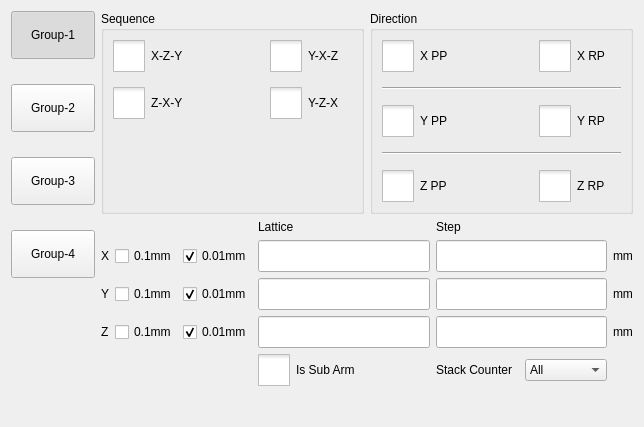
<?xml version="1.0" encoding="UTF-8"?>
<ui version="4.0">
 <class>ICHCStackedSettingsFrame</class>
 <widget class="QFrame" name="ICHCStackedSettingsFrame">
  <property name="geometry">
   <rect>
    <x>0</x>
    <y>0</y>
    <width>644</width>
    <height>427</height>
   </rect>
  </property>
  <property name="windowTitle">
   <string>Frame</string>
  </property>
  <property name="frameShape">
   <enum>QFrame::NoFrame</enum>
  </property>
  <property name="frameShadow">
   <enum>QFrame::Plain</enum>
  </property>
  <layout class="QHBoxLayout" name="horizontalLayout_3">
   <item>
    <layout class="QVBoxLayout" name="verticalLayout_3">
     <item>
      <layout class="QVBoxLayout" name="verticalLayout">
       <property name="spacing">
        <number>25</number>
       </property>
       <item>
        <widget class="QPushButton" name="page0ToolButton">
         <property name="sizePolicy">
          <sizepolicy hsizetype="Fixed" vsizetype="Fixed">
           <horstretch>0</horstretch>
           <verstretch>0</verstretch>
          </sizepolicy>
         </property>
         <property name="minimumSize">
          <size>
           <width>84</width>
           <height>48</height>
          </size>
         </property>
         <property name="maximumSize">
          <size>
           <width>84</width>
           <height>48</height>
          </size>
         </property>
         <property name="text">
          <string>Group-1</string>
         </property>
         <property name="checkable">
          <bool>true</bool>
         </property>
         <property name="checked">
          <bool>true</bool>
         </property>
         <attribute name="buttonGroup">
          <string notr="true">buttonGroup_2</string>
         </attribute>
        </widget>
       </item>
       <item>
        <widget class="QPushButton" name="page1ToolButton">
         <property name="sizePolicy">
          <sizepolicy hsizetype="Fixed" vsizetype="Fixed">
           <horstretch>0</horstretch>
           <verstretch>0</verstretch>
          </sizepolicy>
         </property>
         <property name="minimumSize">
          <size>
           <width>84</width>
           <height>48</height>
          </size>
         </property>
         <property name="maximumSize">
          <size>
           <width>84</width>
           <height>48</height>
          </size>
         </property>
         <property name="text">
          <string>Group-2</string>
         </property>
         <property name="checkable">
          <bool>true</bool>
         </property>
         <attribute name="buttonGroup">
          <string notr="true">buttonGroup_2</string>
         </attribute>
        </widget>
       </item>
       <item>
        <widget class="QPushButton" name="page2ToolButton">
         <property name="sizePolicy">
          <sizepolicy hsizetype="Fixed" vsizetype="Fixed">
           <horstretch>0</horstretch>
           <verstretch>0</verstretch>
          </sizepolicy>
         </property>
         <property name="minimumSize">
          <size>
           <width>84</width>
           <height>48</height>
          </size>
         </property>
         <property name="maximumSize">
          <size>
           <width>84</width>
           <height>48</height>
          </size>
         </property>
         <property name="text">
          <string>Group-3</string>
         </property>
         <property name="checkable">
          <bool>true</bool>
         </property>
         <attribute name="buttonGroup">
          <string notr="true">buttonGroup_2</string>
         </attribute>
        </widget>
       </item>
       <item>
        <widget class="QPushButton" name="page3ToolButton">
         <property name="sizePolicy">
          <sizepolicy hsizetype="Fixed" vsizetype="Fixed">
           <horstretch>0</horstretch>
           <verstretch>0</verstretch>
          </sizepolicy>
         </property>
         <property name="minimumSize">
          <size>
           <width>84</width>
           <height>48</height>
          </size>
         </property>
         <property name="maximumSize">
          <size>
           <width>84</width>
           <height>48</height>
          </size>
         </property>
         <property name="text">
          <string>Group-4</string>
         </property>
         <property name="checkable">
          <bool>true</bool>
         </property>
         <attribute name="buttonGroup">
          <string notr="true">buttonGroup_2</string>
         </attribute>
        </widget>
       </item>
       <item>
        <spacer name="verticalSpacer">
         <property name="orientation">
          <enum>Qt::Vertical</enum>
         </property>
         <property name="sizeHint" stdset="0">
          <size>
           <width>20</width>
           <height>40</height>
          </size>
         </property>
        </spacer>
       </item>
      </layout>
     </item>
    </layout>
   </item>
   <item>
    <layout class="QVBoxLayout" name="verticalLayout_2">
     <item>
      <layout class="QHBoxLayout" name="horizontalLayout">
       <item>
        <widget class="QGroupBox" name="groupBox">
         <property name="title">
          <string>Sequence</string>
         </property>
         <layout class="QFormLayout" name="formLayout">
          <property name="fieldGrowthPolicy">
           <enum>QFormLayout::AllNonFixedFieldsGrow</enum>
          </property>
          <property name="horizontalSpacing">
           <number>15</number>
          </property>
          <property name="verticalSpacing">
           <number>15</number>
          </property>
          <item row="0" column="0">
           <widget class="QCheckBox" name="xzyCheckBox">
            <property name="sizePolicy">
             <sizepolicy hsizetype="Fixed" vsizetype="Fixed">
              <horstretch>0</horstretch>
              <verstretch>0</verstretch>
             </sizepolicy>
            </property>
            <property name="minimumSize">
             <size>
              <width>142</width>
              <height>0</height>
             </size>
            </property>
            <property name="maximumSize">
             <size>
              <width>100</width>
              <height>16777215</height>
             </size>
            </property>
            <property name="styleSheet">
             <string notr="true">::indicator {
     width: 32px;
     height: 32px;
 }

::indicator:unchecked 
{
     image: url(:/resource/check_unchecked.png);
 }
::indicator:checked 
{
     image: url(:/resource/check_checked.png);
 }
</string>
            </property>
            <property name="text">
             <string>X-Z-Y</string>
            </property>
            <attribute name="buttonGroup">
             <string notr="true">buttonGroup</string>
            </attribute>
           </widget>
          </item>
          <item row="1" column="0">
           <widget class="QCheckBox" name="zxyCheckBox">
            <property name="sizePolicy">
             <sizepolicy hsizetype="Fixed" vsizetype="Fixed">
              <horstretch>0</horstretch>
              <verstretch>0</verstretch>
             </sizepolicy>
            </property>
            <property name="minimumSize">
             <size>
              <width>125</width>
              <height>0</height>
             </size>
            </property>
            <property name="styleSheet">
             <string notr="true">::indicator {
     width: 32px;
     height: 32px;
 }

::indicator:unchecked 
{
     image: url(:/resource/check_unchecked.png);
 }
::indicator:checked 
{
     image: url(:/resource/check_checked.png);
 }
</string>
            </property>
            <property name="text">
             <string>Z-X-Y</string>
            </property>
            <attribute name="buttonGroup">
             <string notr="true">buttonGroup</string>
            </attribute>
           </widget>
          </item>
          <item row="1" column="1">
           <widget class="QCheckBox" name="yzxCheckBox">
            <property name="styleSheet">
             <string notr="true">::indicator {
     width: 32px;
     height: 32px;
 }

::indicator:unchecked 
{
     image: url(:/resource/check_unchecked.png);
 }
::indicator:checked 
{
     image: url(:/resource/check_checked.png);
 }
</string>
            </property>
            <property name="text">
             <string>Y-Z-X</string>
            </property>
            <attribute name="buttonGroup">
             <string notr="true">buttonGroup</string>
            </attribute>
           </widget>
          </item>
          <item row="0" column="1">
           <widget class="QCheckBox" name="yxzCheckBox">
            <property name="maximumSize">
             <size>
              <width>100</width>
              <height>16777215</height>
             </size>
            </property>
            <property name="styleSheet">
             <string notr="true">::indicator {
     width: 32px;
     height: 32px;
 }

::indicator:unchecked 
{
     image: url(:/resource/check_unchecked.png);
 }
::indicator:checked 
{
     image: url(:/resource/check_checked.png);
 }
</string>
            </property>
            <property name="text">
             <string>Y-X-Z</string>
            </property>
            <attribute name="buttonGroup">
             <string notr="true">buttonGroup</string>
            </attribute>
           </widget>
          </item>
         </layout>
        </widget>
       </item>
       <item>
        <widget class="QGroupBox" name="groupBox_2">
         <property name="title">
          <string>Direction</string>
         </property>
         <layout class="QFormLayout" name="formLayout_2">
          <property name="fieldGrowthPolicy">
           <enum>QFormLayout::AllNonFixedFieldsGrow</enum>
          </property>
          <property name="horizontalSpacing">
           <number>15</number>
          </property>
          <property name="verticalSpacing">
           <number>15</number>
          </property>
          <item row="0" column="0">
           <widget class="QCheckBox" name="xPPCheckBox">
            <property name="sizePolicy">
             <sizepolicy hsizetype="Fixed" vsizetype="Fixed">
              <horstretch>0</horstretch>
              <verstretch>0</verstretch>
             </sizepolicy>
            </property>
            <property name="minimumSize">
             <size>
              <width>142</width>
              <height>0</height>
             </size>
            </property>
            <property name="maximumSize">
             <size>
              <width>100</width>
              <height>16777215</height>
             </size>
            </property>
            <property name="styleSheet">
             <string notr="true">::indicator {
     width: 32px;
     height: 32px;
 }

::indicator:unchecked 
{
     image: url(:/resource/check_unchecked.png);
 }
::indicator:checked 
{
     image: url(:/resource/check_checked.png);
 }
</string>
            </property>
            <property name="text">
             <string>X PP</string>
            </property>
            <attribute name="buttonGroup">
             <string notr="true">buttonGroup_3</string>
            </attribute>
           </widget>
          </item>
          <item row="0" column="1">
           <widget class="QCheckBox" name="xRPCheckBox">
            <property name="layoutDirection">
             <enum>Qt::LeftToRight</enum>
            </property>
            <property name="styleSheet">
             <string notr="true">::indicator {
     width: 32px;
     height: 32px;
 }

::indicator:unchecked 
{
     image: url(:/resource/check_unchecked.png);
 }
::indicator:checked 
{
     image: url(:/resource/check_checked.png);
 }
</string>
            </property>
            <property name="text">
             <string>X RP</string>
            </property>
            <attribute name="buttonGroup">
             <string notr="true">buttonGroup_3</string>
            </attribute>
           </widget>
          </item>
          <item row="2" column="0">
           <widget class="QCheckBox" name="yPPCheckBox">
            <property name="sizePolicy">
             <sizepolicy hsizetype="Fixed" vsizetype="Fixed">
              <horstretch>0</horstretch>
              <verstretch>0</verstretch>
             </sizepolicy>
            </property>
            <property name="minimumSize">
             <size>
              <width>125</width>
              <height>0</height>
             </size>
            </property>
            <property name="styleSheet">
             <string notr="true">::indicator {
     width: 32px;
     height: 32px;
 }

::indicator:unchecked 
{
     image: url(:/resource/check_unchecked.png);
 }
::indicator:checked 
{
     image: url(:/resource/check_checked.png);
 }
</string>
            </property>
            <property name="text">
             <string>Y PP</string>
            </property>
            <attribute name="buttonGroup">
             <string notr="true">buttonGroup_4</string>
            </attribute>
           </widget>
          </item>
          <item row="2" column="1">
           <widget class="QCheckBox" name="yRPCheckBox">
            <property name="styleSheet">
             <string notr="true">::indicator {
     width: 32px;
     height: 32px;
 }

::indicator:unchecked 
{
     image: url(:/resource/check_unchecked.png);
 }
::indicator:checked 
{
     image: url(:/resource/check_checked.png);
 }
</string>
            </property>
            <property name="text">
             <string>Y RP</string>
            </property>
            <attribute name="buttonGroup">
             <string notr="true">buttonGroup_4</string>
            </attribute>
           </widget>
          </item>
          <item row="4" column="0">
           <widget class="QCheckBox" name="zPPCheckBox">
            <property name="sizePolicy">
             <sizepolicy hsizetype="Fixed" vsizetype="Fixed">
              <horstretch>0</horstretch>
              <verstretch>0</verstretch>
             </sizepolicy>
            </property>
            <property name="minimumSize">
             <size>
              <width>125</width>
              <height>0</height>
             </size>
            </property>
            <property name="styleSheet">
             <string notr="true">::indicator {
     width: 32px;
     height: 32px;
 }

::indicator:unchecked 
{
     image: url(:/resource/check_unchecked.png);
 }
::indicator:checked 
{
     image: url(:/resource/check_checked.png);
 }
</string>
            </property>
            <property name="text">
             <string>Z PP</string>
            </property>
            <attribute name="buttonGroup">
             <string notr="true">buttonGroup_5</string>
            </attribute>
           </widget>
          </item>
          <item row="4" column="1">
           <widget class="QCheckBox" name="zRPCheckBox">
            <property name="styleSheet">
             <string notr="true">::indicator {
     width: 32px;
     height: 32px;
 }

::indicator:unchecked 
{
     image: url(:/resource/check_unchecked.png);
 }
::indicator:checked 
{
     image: url(:/resource/check_checked.png);
 }
</string>
            </property>
            <property name="text">
             <string>Z RP</string>
            </property>
            <attribute name="buttonGroup">
             <string notr="true">buttonGroup_5</string>
            </attribute>
           </widget>
          </item>
          <item row="1" column="0" colspan="2">
           <widget class="Line" name="line">
            <property name="orientation">
             <enum>Qt::Horizontal</enum>
            </property>
           </widget>
          </item>
          <item row="3" column="0" colspan="2">
           <widget class="Line" name="line_2">
            <property name="orientation">
             <enum>Qt::Horizontal</enum>
            </property>
           </widget>
          </item>
         </layout>
        </widget>
       </item>
      </layout>
     </item>
     <item>
      <layout class="QGridLayout" name="gridLayout">
       <item row="0" column="4">
        <widget class="QLabel" name="label_3">
         <property name="text">
          <string>Step</string>
         </property>
        </widget>
       </item>
       <item row="1" column="1">
        <widget class="QCheckBox" name="xUnit">
         <property name="text">
          <string>0.1mm</string>
         </property>
         <attribute name="buttonGroup">
          <string notr="true">buttonGroup_6</string>
         </attribute>
        </widget>
       </item>
       <item row="2" column="3">
        <widget class="ICLineEditWithVirtualNumericKeypad" name="yRPLatticeLineEdit">
         <property name="minimumSize">
          <size>
           <width>0</width>
           <height>32</height>
          </size>
         </property>
         <property name="text">
          <string notr="true"/>
         </property>
        </widget>
       </item>
       <item row="2" column="1">
        <widget class="QCheckBox" name="yUnit">
         <property name="text">
          <string>0.1mm</string>
         </property>
         <attribute name="buttonGroup">
          <string notr="true">buttonGroup_7</string>
         </attribute>
        </widget>
       </item>
       <item row="0" column="3">
        <widget class="QLabel" name="label_2">
         <property name="text">
          <string>Lattice</string>
         </property>
        </widget>
       </item>
       <item row="1" column="5">
        <widget class="QLabel" name="label">
         <property name="text">
          <string>mm</string>
         </property>
        </widget>
       </item>
       <item row="3" column="0">
        <widget class="QLabel" name="label_8">
         <property name="text">
          <string>Z</string>
         </property>
        </widget>
       </item>
       <item row="2" column="5">
        <widget class="QLabel" name="label_4">
         <property name="text">
          <string>mm</string>
         </property>
        </widget>
       </item>
       <item row="1" column="0">
        <widget class="QLabel" name="label_6">
         <property name="text">
          <string>X</string>
         </property>
        </widget>
       </item>
       <item row="1" column="4">
        <widget class="ICLineEditWithVirtualNumericKeypad" name="xRPStepLineEdit">
         <property name="minimumSize">
          <size>
           <width>0</width>
           <height>32</height>
          </size>
         </property>
         <property name="text">
          <string notr="true"/>
         </property>
        </widget>
       </item>
       <item row="4" column="4">
        <layout class="QHBoxLayout" name="horizontalLayout_2">
         <item>
          <widget class="QLabel" name="label_9">
           <property name="text">
            <string>Stack Counter</string>
           </property>
          </widget>
         </item>
         <item>
          <widget class="QComboBox" name="countWayBox">
           <item>
            <property name="text">
             <string>All</string>
            </property>
           </item>
           <item>
            <property name="text">
             <string>Good</string>
            </property>
           </item>
           <item>
            <property name="text">
             <string>Stack-1</string>
            </property>
           </item>
           <item>
            <property name="text">
             <string>Stack-2</string>
            </property>
           </item>
           <item>
            <property name="text">
             <string>Stack-3</string>
            </property>
           </item>
           <item>
            <property name="text">
             <string>Stack-4</string>
            </property>
           </item>
          </widget>
         </item>
        </layout>
       </item>
       <item row="3" column="1">
        <widget class="QCheckBox" name="zUnit">
         <property name="text">
          <string>0.1mm</string>
         </property>
         <attribute name="buttonGroup">
          <string notr="true">buttonGroup_8</string>
         </attribute>
        </widget>
       </item>
       <item row="1" column="3">
        <widget class="ICLineEditWithVirtualNumericKeypad" name="xRPLatticeLineEdit">
         <property name="minimumSize">
          <size>
           <width>0</width>
           <height>32</height>
          </size>
         </property>
         <property name="text">
          <string notr="true"/>
         </property>
        </widget>
       </item>
       <item row="2" column="4">
        <widget class="ICLineEditWithVirtualNumericKeypad" name="yRPStepLineEdit">
         <property name="minimumSize">
          <size>
           <width>0</width>
           <height>32</height>
          </size>
         </property>
         <property name="text">
          <string notr="true"/>
         </property>
        </widget>
       </item>
       <item row="3" column="5">
        <widget class="QLabel" name="label_5">
         <property name="text">
          <string>mm</string>
         </property>
        </widget>
       </item>
       <item row="3" column="3">
        <widget class="ICLineEditWithVirtualNumericKeypad" name="zRPLatticeLineEdit">
         <property name="minimumSize">
          <size>
           <width>0</width>
           <height>32</height>
          </size>
         </property>
         <property name="text">
          <string notr="true"/>
         </property>
        </widget>
       </item>
       <item row="3" column="4">
        <widget class="ICLineEditWithVirtualNumericKeypad" name="zRPStepLineEdit">
         <property name="minimumSize">
          <size>
           <width>0</width>
           <height>32</height>
          </size>
         </property>
         <property name="text">
          <string notr="true"/>
         </property>
        </widget>
       </item>
       <item row="2" column="0">
        <widget class="QLabel" name="label_7">
         <property name="text">
          <string>Y</string>
         </property>
        </widget>
       </item>
       <item row="1" column="2">
        <widget class="QCheckBox" name="xUnit_2">
         <property name="text">
          <string>0.01mm</string>
         </property>
         <property name="checked">
          <bool>true</bool>
         </property>
         <attribute name="buttonGroup">
          <string notr="true">buttonGroup_6</string>
         </attribute>
        </widget>
       </item>
       <item row="2" column="2">
        <widget class="QCheckBox" name="yUnit_2">
         <property name="text">
          <string>0.01mm</string>
         </property>
         <property name="checked">
          <bool>true</bool>
         </property>
         <attribute name="buttonGroup">
          <string notr="true">buttonGroup_7</string>
         </attribute>
        </widget>
       </item>
       <item row="3" column="2">
        <widget class="QCheckBox" name="zUnit_2">
         <property name="text">
          <string>0.01mm</string>
         </property>
         <property name="checked">
          <bool>true</bool>
         </property>
         <attribute name="buttonGroup">
          <string notr="true">buttonGroup_8</string>
         </attribute>
        </widget>
       </item>
       <item row="4" column="3">
        <widget class="QCheckBox" name="subArm">
         <property name="sizePolicy">
          <sizepolicy hsizetype="Fixed" vsizetype="Fixed">
           <horstretch>0</horstretch>
           <verstretch>0</verstretch>
          </sizepolicy>
         </property>
         <property name="minimumSize">
          <size>
           <width>125</width>
           <height>0</height>
          </size>
         </property>
         <property name="styleSheet">
          <string notr="true">::indicator {
     width: 32px;
     height: 32px;
 }

::indicator:unchecked 
{
     image: url(:/resource/check_unchecked.png);
 }
::indicator:checked 
{
     image: url(:/resource/check_checked.png);
 }
</string>
         </property>
         <property name="text">
          <string>Is Sub Arm</string>
         </property>
        </widget>
       </item>
      </layout>
     </item>
     <item>
      <spacer name="verticalSpacer_2">
       <property name="orientation">
        <enum>Qt::Vertical</enum>
       </property>
       <property name="sizeHint" stdset="0">
        <size>
         <width>20</width>
         <height>40</height>
        </size>
       </property>
      </spacer>
     </item>
    </layout>
   </item>
  </layout>
 </widget>
 <customwidgets>
  <customwidget>
   <class>ICLineEditWithVirtualNumericKeypad</class>
   <extends>QLineEdit</extends>
   <header>iclineeditwithvirtualnumerickeypad.h</header>
  </customwidget>
 </customwidgets>
 <resources/>
 <connections/>
 <buttongroups>
  <buttongroup name="buttonGroup_2"/>
  <buttongroup name="buttonGroup_3"/>
  <buttongroup name="buttonGroup_4"/>
  <buttongroup name="buttonGroup_5"/>
  <buttongroup name="buttonGroup_6"/>
  <buttongroup name="buttonGroup_7"/>
  <buttongroup name="buttonGroup_8"/>
  <buttongroup name="buttonGroup"/>
 </buttongroups>
</ui>
